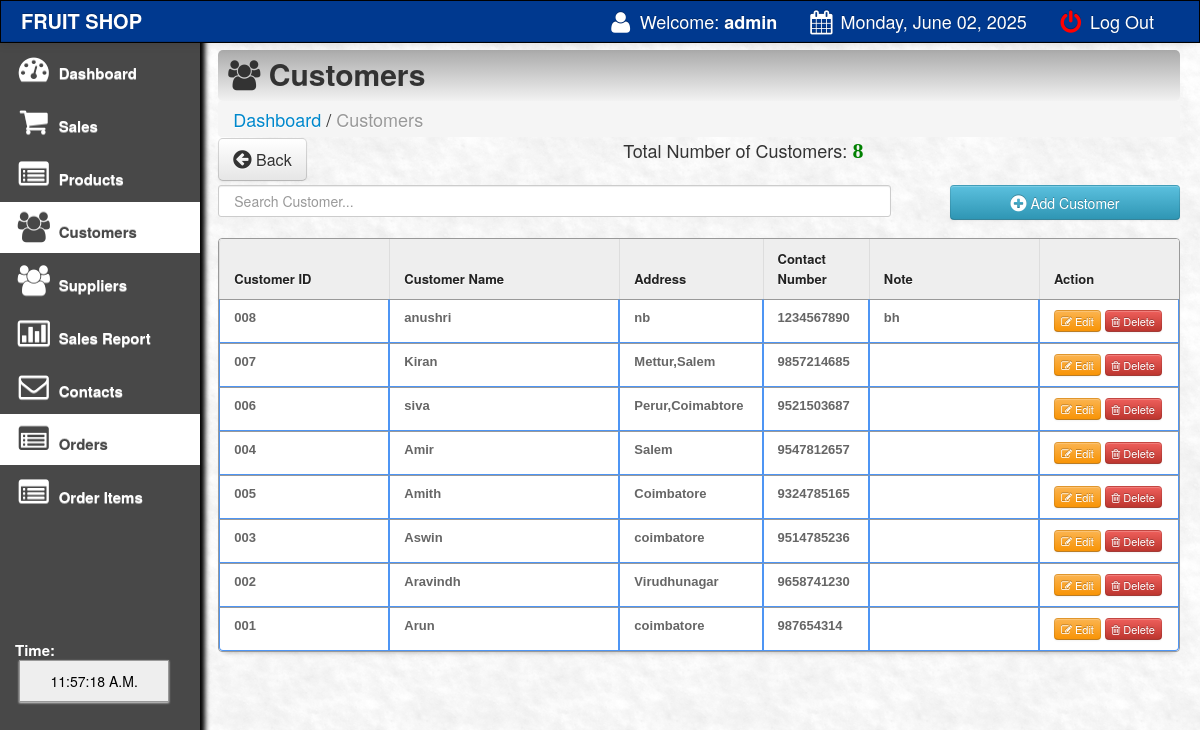
/fruit/main/customer.php (signed in), run on the app's committed database.
### tables this page shows
CREATE TABLE IF NOT EXISTS `customer` (
  `customer_id` int(11) NOT NULL AUTO_INCREMENT,
  `customer_name` varchar(100) NOT NULL,
  `address` varchar(100) NOT NULL,
  `contact` varchar(100) NOT NULL,
  `prod_name` varchar(550) NOT NULL,
  `note` varchar(500) NOT NULL,
  PRIMARY KEY (`customer_id`),
  UNIQUE KEY `customer_name` (`customer_name`),
  UNIQUE KEY `customer_name_2` (`customer_name`)
);

### fruit/main/customer.php (the view, shortened to what this page needs)
<html>
<head>
 <link href="css/bootstrap.css" rel="stylesheet">
    <link rel="stylesheet" type="text/css" href="css/DT_bootstrap.css">
  <link rel="stylesheet" href="css/font-awesome.min.css">
    <link href="css/bootstrap-responsive.css" rel="stylesheet">
<link href="../style.css" media="screen" rel="stylesheet" type="text/css" />
<link href="src/facebox.css" media="screen" rel="stylesheet" type="text/css" />
</head>
<?php
function createRandomPassword() {
	$chars = "003232303232023232023456789";
	$i = 0;
	$pass = '' ;
	while ($i <= 7) {
		$num = rand() % 33;
		$tmp = substr($chars, $num, 1);
		$pass = $pass . $tmp;
		$i++;
	}
	return $pass;
}
$finalcode='RS-'.createRandomPassword();
?>
<body>
<?php include('navfixed.php');?>
<div class="container-fluid">
      <div class="row-fluid">
	<div class="span2">
          <div class="well sidebar-nav">
              <ul class="nav nav-list">
              <li><a href="index.php"><i class="icon-dashboard icon-2x"></i> Dashboard  </a></li>
			<li><a href="sales.php?id=cash&invoice=<?php echo $finalcode ?>"><i class="icon-shopping-cart icon-2x"></i> Sales </a>  </li>
			<li><a href="products.php"><i class="icon-list-alt icon-2x"></i> Products</a>                                     </li>
			<li class="active"><a href="customer.php"><i class="icon-group icon-2x"></i> Customers </a>                                    </li>
			<li><a href="supplier.php"><i class="icon-group icon-2x"></i> Suppliers</a>                                    </li>
			<li><a href="salesreport.php?d1=0&d2=0"><i class="icon-bar-chart icon-2x"></i> Sales Report</a></li>
			<li><a href="contacts.php"><i class="icon-envelope icon-2x"></i> Contacts</a></li>
			  <li class="active"><a href="orders.php"><i class="icon-list-alt icon-2x"></i> Orders</a></li>
          <li><a href="orderitem.php"><i class="icon-list-alt icon-2x"></i> Order Items</a></li>
					<br><br><br><br><br><br>
			<li>
			 <div class="hero-unit-clock">
			<form name="clock">
			<font color="white">Time: <br></font>&nbsp;<input style="width:150px;" type="submit" class="trans" name="face" value="">
			</form>
			  </div>
			</li>
				</ul>
          </div>
        </div>
	<div class="span10">
	<div class="contentheader">
			<i class="icon-group"></i> Customers
			</div>
			<ul class="breadcrumb">
			<li><a href="index.php">Dashboard</a></li> /
			<li class="active">Customers</li>
			</ul>
<div style="margin-top: -19px; margin-bottom: 21px;">
<a  href="index.php"><button class="btn btn-default btn-large" style="float: left;"><i class="icon icon-circle-arrow-left icon-large"></i> Back</button></a>
<?php
			include('../connect.php');
				$result = $db->prepare("SELECT * FROM customer ORDER BY customer_id DESC");
				$result->execute();
				$rowcount = $result->rowcount();
			?>
			<div style="text-align:center;">
			Total Number of Customers: <font color="green" style="font:bold 22px 'Aleo';"><?php echo $rowcount;?></font>
			</div>
</div>
<input type="text" name="filter" style="padding:15px;" id="filter" placeholder="Search Customer..." autocomplete="off" />
<a rel="facebox" href="addcustomer.php"><Button type="submit" class="btn btn-info" style="float:right; width:230px; height:35px;" /><i class="icon-plus-sign icon-large"></i> Add Customer</button></a><br><br>
<table class="table table-bordered" id="resultTable" data-responsive="table" style="text-align: left;">
	<thead>
		<tr>
			<th width="17%"> Customer ID </th>
			<th width="23%"> Customer Name</th>
			<th width="10%"> Address </th>
			<th width="10%"> Contact Number</th>
			<th width="17%"> Note </th>
			<th width="14%"> Action </th>
		</tr>
	</thead>
	<tbody>
			<?php
				include('../connect.php');
				$result = $db->prepare("SELECT * FROM customer ORDER BY customer_id DESC");
				$result->execute();
				for($i=0; $row = $result->fetch(); $i++){
			?>
			<tr class="record">
			<td><?php echo $row['customer_name']; ?></td>
			<td><?php echo $row['prod_name']; ?></td>
			<td><?php echo $row['address']; ?></td>
			<td><?php echo $row['contact']; ?></td>
			<td><?php echo $row['note']; ?></td>
			<td><a  title="Click To Edit Customer" rel="facebox" href="editcustomer.php?id=<?php echo $row['customer_id']; ?>"><button class="btn btn-warning btn-mini"><i class="icon-edit"></i> Edit </button></a>
			<a href="#" id="<?php echo $row['customer_id']; ?>" class="delbutton" title="Click To Delete"><button class="btn btn-danger btn-mini"><i class="icon-trash"></i> Delete</button></a></td>
			</tr>
			<?php
				}
			?>
	</tbody>
</table>
</div>
</div>
</div>
</body>
<?php include('footer.php');?>
</html>

### fruit/style.css (style rules this page uses)
td a { color:darkblue; }
input { border: 1px solid #999; background: #EEEEEE; padding: 10px; box-shadow:0 1px 2px #ddd; -moz-box-shadow:0 1px 2px #ddd; -webkit-box-shadow:0 1px 2px #ddd; }
#filter { width: 70%; float:left; }
#resultTable { border-collapse: separate; background-color: #FFFFFF; border-spacing: 0; max-width: 100%; }
#resultTable { color: #666666; text-shadow: 0 1px 0 #FFFFFF; width: 100%; border: 1px solid #999999; box-shadow: 0 5px 5px -5px rgba(0, 0, 0, 0.3); margin-top: 13px; }
#resultTable thead tr th { background: none repeat scroll 0 0 #EEEEEE; color: #222222; padding: 10px 14px; text-align: left; border-top: 0 none; font-size: 13px; }
#resultTable tbody tr td { font: bold 13px 'Arial'; text-align: left; padding: 10px 14px; border-top: 1px solid #999999; }
#resultTable td { padding:7px; border:#4e95f4 1px solid; }
#resultTable tr { background: #fff; }

### fruit/main/customer.php (style rules this page uses)
body { padding-top: 60px; padding-bottom: 40px; }
.sidebar-nav { padding: 9px 0; }

### data on the page
customer: customer_name "008", prod_name "anushri", address "nb", contact "1234567890", note "bh"
customer: customer_name "007", prod_name "Kiran", address "Mettur,Salem", contact "9857214685"
customer: customer_name "006", prod_name "siva", address "Perur,Coimabtore", contact "9521503687"
customer: customer_name "004", prod_name "Amir", address "Salem", contact "9547812657"
customer: customer_name "005", prod_name "Amith", address "Coimbatore", contact "9324785165"
customer: customer_name "003", prod_name "Aswin", address "coimbatore", contact "9514785236"
customer: customer_name "002", prod_name "Aravindh", address "Virudhunagar", contact "9658741230"
customer: customer_name "001", prod_name "Arun", address "coimbatore", contact "987654314"

### other printed values
$_SESSION['SESS_LAST_NAME'] "admin"
$rowcount "8"
